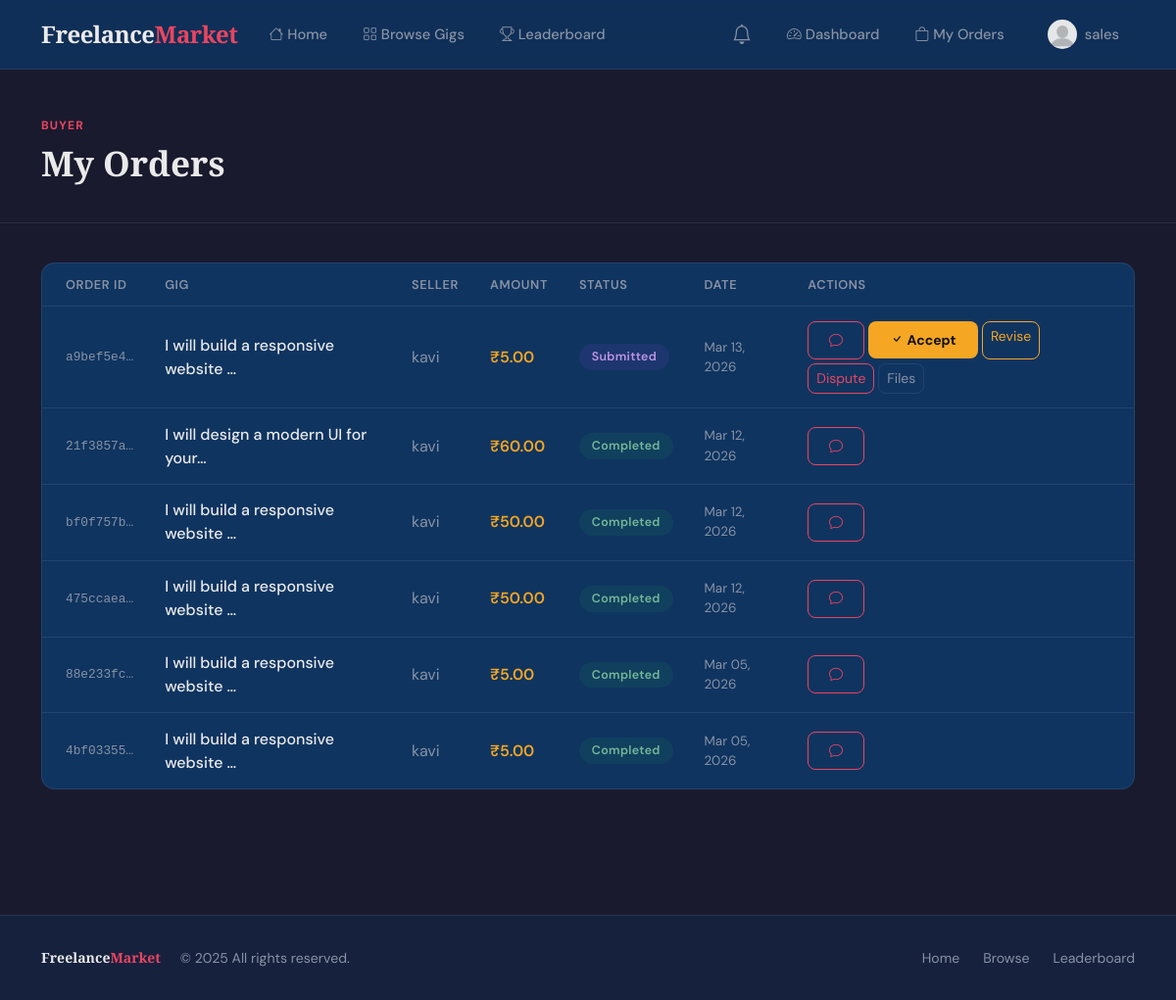
/orders/my/ (signed in), run on the app's committed database.
### accounts/models.py (models this page shows, shortened)
class User(AbstractUser):
    class Roles(models.TextChoices):
        BUYER = "buyer", "Buyer"
        SELLER = "seller", "Seller"
    role = models.CharField(
        max_length=10,
        choices=Roles.choices,
        default=Roles.BUYER,
        db_index=True
    )
    bio = models.TextField(null=True)  # null not needed for TextField
    profile_pic = models.ImageField(
        upload_to='profiles/',
        blank=True,
        null=True
    )
    created_at = models.DateTimeField(auto_now_add=True)
    updated_at = models.DateTimeField(auto_now=True)

### orders/models.py (models this page shows, shortened)
class Order(models.Model):
    class Status(models.TextChoices):
        PENDING = "PENDING", "Pending"
        PAID = "PAID", "Paid"
        IN_PROGRESS = "IN_PROGRESS", "In Progress"
        SUBMITTED = "SUBMITTED", "Submitted"
        REVISION = "REVISION", "Revision Requested"
        COMPLETED = "COMPLETED", "Completed"
        DISPUTED = "DISPUTED", "Disputed"
        OVERDUE = "OVERDUE", "Overdue"
        CANCELLED = "CANCELLED", "cancelled"
    order_id = models.UUIDField(
        primary_key=True,
        default=uuid.uuid4,
        editable=False
    )
    buyer = models.ForeignKey(
        settings.AUTH_USER_MODEL,
        on_delete=models.CASCADE,
        related_name='orders'
    )
    gig = models.ForeignKey(
        'gigs.Gig',
        on_delete=models.CASCADE,
        related_name='orders'
    )
    amount = models.DecimalField(max_digits=10, decimal_places=2, default=0)
    requirements = models.TextField(blank=True, null=True)
    deadline = models.DateField(blank=True, null=True)
    escrow_amount = models.DecimalField(max_digits=8, decimal_places=2, default=0)
    is_released = models.BooleanField(default=False)
    payment_id = models.CharField(max_length=200, blank=True, null=True)
    status = models.CharField(
        max_length=20,
        choices=Status.choices,
        default=Status.PENDING
    )
    created_at = models.DateTimeField(auto_now_add=True)
    started_at = models.DateTimeField(blank=True, null=True)
    completed_at = models.DateTimeField(blank=True, null=True)
    revision_count = models.IntegerField(default=0)
    max_revisions = models.IntegerField(default=3)
    revision_reason = models.TextField(blank=True, null=True)
    is_overdue = models.BooleanField(default=False)
    penalty_amount = models.DecimalField(
        max_digits=8,
        decimal_places=2,
        default=0
    )
    system_note = models.TextField(blank=True, null=True)
    cancelled_at = models.DateTimeField(blank=True, null=True)
    cancellation_reason = models.TextField(blank=True, null=True)
    class Meta:
        ordering = ['-created_at']

### gigs/models.py (models this page shows, shortened)
class Gig(models.Model):
    seller = models.ForeignKey(
        settings.AUTH_USER_MODEL,
        on_delete=models.CASCADE,
        related_name='gigs'
    )
    title = models.CharField(max_length=200, db_index=True)
    slug = models.SlugField(unique=True, blank=True)
    description = models.TextField()
    price = models.DecimalField(
        max_digits=8,
        decimal_places=2
    )
    image = models.ImageField(
        upload_to='gigs/',
        blank=True,
        null=True
    )
    is_active = models.BooleanField(default=True)
    created_at = models.DateTimeField(auto_now_add=True)
    updated_at = models.DateTimeField(auto_now=True)

### orders/views.py (the view)
# urls.py: path('my/', views.my_orders, name='my_orders'),
@login_required
def my_orders(request):
    orders = Order.objects.filter(buyer=request.user)
    return render(request, "orders/my_orders.html", {"orders": orders})

### orders/templates/orders/my_orders.html (shortened to what this page needs)
{% extends 'base.html' %}
{% block content %}
<div class="page-header">
    <div class="container">
        <div class="section-label">Buyer</div>
        <h1>My Orders</h1>
    </div>
</div>
<div class="container pb-5">
    {% if orders %}
    <div class="fm-card p-0" style="overflow:hidden;">
        <div class="table-responsive">
            <table class="fm-table">
                <thead>
                    <tr>
                        <th style="padding-left:1.5rem;">Order ID</th>
                        <th>Gig</th>
                        <th>Seller</th>
                        <th>Amount</th>
                        <th>Status</th>
                        <th>Date</th>
                        <th style="padding-right:1.5rem;">Actions</th>
                    </tr>
                </thead>
                <tbody>
                    {% for order in orders %}
                    <tr>
                        <td style="padding-left:1.5rem;font-family:monospace;font-size:0.8rem;color:var(--text-muted);">
                            {{ order.order_id|stringformat:"s"|slice:":8" }}…
                        </td>
                        <td>
                            <a href="{% url 'gig_detail' order.gig.slug %}" style="color:var(--text-main);text-decoration:none;font-weight:500;">
                                {{ order.gig.title|truncatechars:35 }}
                            </a>
                        </td>
                        <td style="color:var(--text-muted);">{{ order.gig.seller.username }}</td>
                        <td style="color:var(--accent2);font-weight:600;">₹{{ order.amount }}</td>
                        <td><span class="status-badge status-{{ order.status }}">{{ order.get_status_display }}</span></td>
                        <td style="color:var(--text-muted);font-size:0.84rem;">{{ order.created_at|date:"M d, Y" }}</td>
                        <td style="padding-right:1.5rem;">
                            <div class="d-flex gap-1 flex-wrap">
                                <a href="{% url 'order_chat' order.order_id %}" class="btn btn-sm btn-outline-accent">
                                    <i class="bi bi-chat"></i>
                                </a>
                                {% if order.status == 'SUBMITTED' %}
                                <form method="post" action="{% url 'complete_order' order.order_id %}" class="d-inline">
                                    <button type="submit" class="btn btn-sm btn-gold" onclick="return confirm('Mark as complete?')">
                                        <i class="bi bi-check"></i> Accept
                                    </button>
                                </form>
                                <a href="{% url 'request_revision' order.order_id %}" class="btn btn-sm" style="border:1px solid var(--accent2);color:var(--accent2);border-radius:8px;">Revise</a>
                                <a href="{% url 'raise_dispute' order.order_id %}" class="btn btn-sm" style="border:1px solid var(--accent);color:var(--accent);border-radius:8px;">Dispute</a>
                                {% endif %}
                                {% if order.status == 'SUBMITTED' or order.status == 'REVISION' %}
                                <a href="{% url 'compare_submissions' order.order_id %}" class="btn btn-sm" style="border:1px solid var(--border);color:var(--text-muted);border-radius:8px;">Files</a>
                                {% endif %}
                            </div>
                        </td>
                    </tr>
                    {% endfor %}
                </tbody>
            </table>
        </div>
    </div>
    {% endif %}
</div>
{% endblock %}

### templates/base.html (shortened to what this page needs)
<!DOCTYPE html>
<html lang="en">
<head>
    <link href="https://cdn.jsdelivr.net/npm/bootstrap@5.3.3/dist/css/bootstrap.min.css" rel="stylesheet">
    <link href="https://cdn.jsdelivr.net/npm/bootstrap-icons@1.11.3/font/bootstrap-icons.min.css" rel="stylesheet">
</head>
<body>
<nav class="navbar navbar-expand-lg">
    <div class="container">
        <a class="navbar-brand" href="{% url 'home' %}">Freelance<span>Market</span></a>
        <div class="collapse navbar-collapse" id="navMain">
            <ul class="navbar-nav me-auto gap-1">
                <li class="nav-item"><a class="nav-link" href="{% url 'home' %}"><i class="bi bi-house me-1"></i>Home</a></li>
                <li class="nav-item"><a class="nav-link" href="{% url 'gig_list' %}"><i class="bi bi-grid me-1"></i>Browse Gigs</a></li>
                {% if user.is_authenticated %}
                <li class="nav-item"><a class="nav-link" href="{% url 'leaderboard' %}"><i class="bi bi-trophy me-1"></i>Leaderboard</a></li>
                {% endif %}
            </ul>
            <ul class="navbar-nav gap-1 align-items-center">
                {% if user.is_authenticated %}
                    <li class="nav-item nav-badge">
                        <a class="nav-link" href="{% url 'notifications' %}">
                            <i class="bi bi-bell fs-5"></i>
                        </a>
                    </li>
                    <li class="nav-item"><a class="nav-link" href="{% url 'dashboard' %}"><i class="bi bi-speedometer2 me-1"></i>Dashboard</a></li>
                    {% if user.role == 'seller' %}
                    <li class="nav-item"><a class="nav-link" href="{% url 'create_gig' %}"><i class="bi bi-plus-circle me-1"></i>Post Gig</a></li>
                    <li class="nav-item"><a class="nav-link" href="{% url 'seller_orders' %}"><i class="bi bi-briefcase me-1"></i>My Orders</a></li>
                    {% else %}
                    <li class="nav-item"><a class="nav-link" href="{% url 'my_orders' %}"><i class="bi bi-bag me-1"></i>My Orders</a></li>
                    {% endif %}
                    <li class="nav-item dropdown ms-2">
                        <a class="nav-link d-flex align-items-center gap-2" href="#" data-bs-toggle="dropdown">
                            {% if user.profile_pic %}
                            <img src="{{ user.profile_pic.url }}" class="rounded-circle" width="30" height="30" style="object-fit:cover;">
                            {% else %}
                            <span style="width:30px;height:30px;border-radius:50%;background:var(--accent);display:inline-flex;align-items:center;justify-content:center;font-weight:700;font-size:0.8rem;">{{ user.username|first|upper }}</span>
                            {% endif %}
                            <span class="d-none d-lg-inline">{{ user.username }}</span>
                        </a>
                    </li>
                {% else %}
                    <li class="nav-item"><a class="nav-link" href="{% url 'login' %}">Login</a></li>
                    <li class="nav-item ms-2"><a class="btn btn-accent" href="{% url 'register' %}">Join Free</a></li>
                {% endif %}
            </ul>
        </div>
    </div>
</nav>
<main>
    {% block content %}{% endblock %}
</main>
<footer>
    <div class="container d-flex flex-column flex-md-row justify-content-between align-items-center gap-3">
        <div>
            <span style="font-family:var(--font-display);font-weight:900;color:var(--text-main);">Freelance<span style="color:var(--accent);">Market</span></span>
            <span class="ms-3">© 2025 All rights reserved.</span>
        </div>
        <div class="d-flex gap-4">
            <a href="{% url 'home' %}" class="text-decoration-none" style="color:var(--text-muted);">Home</a>
            <a href="{% url 'gig_list' %}" class="text-decoration-none" style="color:var(--text-muted);">Browse</a>
            <a href="{% url 'leaderboard' %}" class="text-decoration-none" style="color:var(--text-muted);">Leaderboard</a>
        </div>
    </div>
</footer>
</body>
</html>

### templates/base.html (style rules this page uses)
:root { --primary: #1a1a2e; --accent: #e94560; --accent2: #f5a623; --surface: #16213e; --card-bg: #0f3460; --text-main: #eaeaea; --text-muted: #8892a4; --border: rgba(255,255,255,0.08); --radius: 14px; --font-display: 'Playfair Display', serif; --font-body: 'DM Sans', sans-serif; }
*, *::before, *::after { box-sizing: border-box; margin:0; padding:0; }
body { font-family: var(--font-body); background: var(--primary); color: var(--text-main); min-height: 100vh; }
.navbar { background: rgba(15,52,96,0.85); backdrop-filter: blur(16px); border-bottom: 1px solid var(--border); padding: 0.75rem 0; position: sticky; top: 0; z-index: 1040; }
.navbar-brand { font-family: var(--font-display); font-size: 1.5rem; font-weight: 900; color: var(--text-main) !important; letter-spacing: -0.5px; }
.navbar-brand span { color: var(--accent); }
.nav-link { color: var(--text-muted) !important; font-weight: 500; font-size: 0.92rem; padding: 0.45rem 1rem !important; border-radius: 8px; transition: color 0.2s, background 0.2s; }
.nav-badge { position: relative; }
.btn-outline-accent { border: 1.5px solid var(--accent); color: var(--accent); border-radius: 8px; font-weight: 600; padding: 0.5rem 1.3rem; background: transparent; transition: background 0.2s, color 0.2s; }
.btn-gold { background: var(--accent2); color: #111; border: none; border-radius: 8px; font-weight: 700; padding: 0.55rem 1.4rem; transition: opacity 0.2s; }
.fm-card { background: var(--card-bg); border: 1px solid var(--border); border-radius: var(--radius); padding: 1.5rem; transition: transform 0.2s, box-shadow 0.2s; }
.status-badge { display: inline-block; padding: 0.25rem 0.8rem; border-radius: 20px; font-size: 0.78rem; font-weight: 600; letter-spacing: 0.3px; }
.status-SUBMITTED { background: rgba(111,66,193,0.15); color: #bf94e4; }
.status-COMPLETED { background: rgba(25,135,84,0.15); color: #75b798; }
.page-header { padding: 3rem 0 2rem; border-bottom: 1px solid var(--border); margin-bottom: 2.5rem; }
.page-header h1 { font-family: var(--font-display); font-size: 2.2rem; font-weight: 900; }
.fm-table { width: 100%; border-collapse: collapse; }
.fm-table th { color: var(--text-muted); font-size: 0.8rem; font-weight: 600; text-transform: uppercase; letter-spacing: 0.6px; padding: 0.75rem 1rem; border-bottom: 1px solid var(--border); }
.fm-table td { padding: 0.9rem 1rem; border-bottom: 1px solid var(--border); vertical-align: middle; }
.fm-table tr:last-child td { border-bottom: none; }
footer { background: var(--surface); border-top: 1px solid var(--border); padding: 2rem 0; color: var(--text-muted); font-size: 0.88rem; margin-top: 5rem; }
.section-label { font-size: 0.75rem; font-weight: 700; text-transform: uppercase; letter-spacing: 1.2px; color: var(--accent); margin-bottom: 0.5rem; }

### data on the page
User: profile_pic (placeholder picture), username "sales"
Order: order_id "a9bef5e4", gig "I will build a responsive website …", gig.seller.username "kavi", amount "5.00", status "Submitted", created_at "Mar 13, 2026", shows "Accept", shows "Files"
Order: order_id "21f3857a", gig "I will design a modern UI for your…", gig.seller.username "kavi", amount "60.00", status "Completed", created_at "Mar 12, 2026"
Order: order_id "bf0f757b", gig "I will build a responsive website …", gig.seller.username "kavi", amount "50.00", status "Completed", created_at "Mar 12, 2026"
Order: order_id "475ccaea", gig "I will build a responsive website …", gig.seller.username "kavi", amount "50.00", status "Completed", created_at "Mar 12, 2026"
Order: order_id "88e233fc", gig "I will build a responsive website …", gig.seller.username "kavi", amount "5.00", status "Completed", created_at "Mar 05, 2026"
Order: order_id "4bf03355", gig "I will build a responsive website …", gig.seller.username "kavi", amount "5.00", status "Completed", created_at "Mar 05, 2026"
